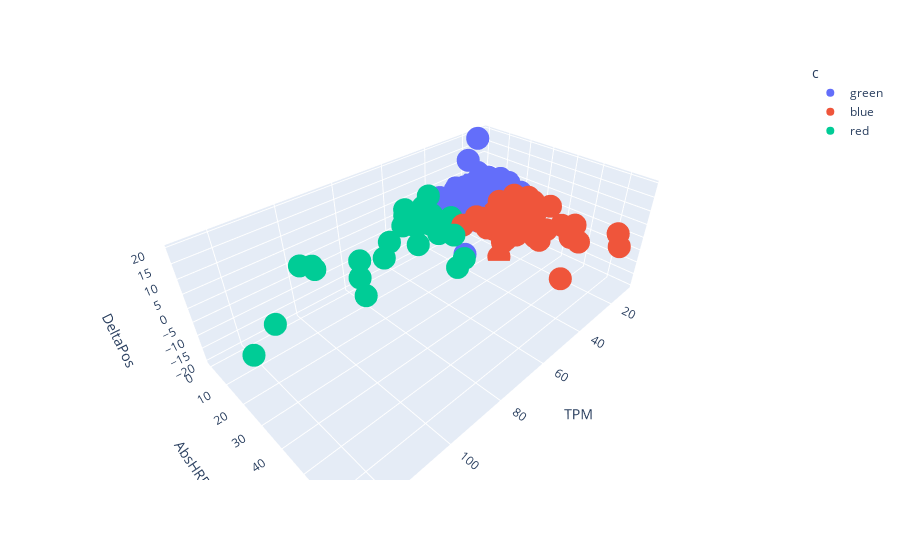

Here is the notebook cell this chart was saved with:
### Code cell
Delta_HR_pos = ncdf[['AbsHRBefore','DeltaPos','TPM']]
k_optimal = KMeans(n_clusters = 3, init = 'k-means++', random_state = 42)
k_optimal.fit(Delta_HR_pos)
#fit the model using kmeans, evaluated using the optimal number of clusters
Delta_HR_pos['cluster'] = k_optimal.fit_predict(Delta_HR_pos)
#we use the cluster_centers_ to find the centroids of the clusters, repsentented as triangles in the figure
centroids = k_optimal.cluster_centers_

cen_x = [i[0] for i in centroids] 
cen_y = [i[1] for i in centroids]
cen_z = [i[2] for i in centroids]

# Delta_HR_pos['cen_x'] = Delta_HR_pos.cluster.map({0:cen_x[0], 1:cen_x[1], 2:cen_x[2]})
# Delta_HR_pos['cen_y'] = Delta_HR_pos.cluster.map({0:cen_y[0], 1:cen_y[1], 2:cen_y[2]})
# Delta_HR_pos['cen_z'] = Delta_HR_pos.cluster.map({0:cen_y[0], 1:cen_y[1], 2:cen_y[2]})

colors = ['red', 'green', 'blue']
Delta_HR_pos['c'] = Delta_HR_pos.cluster.map({0:colors[0], 1:colors[1], 2:colors[2]})
# plt.scatter(Delta_HR_pos.AbsHRBefore, Delta_HR_pos.DeltaPos, c=Delta_HR_pos.c, alpha = 0.5, s=60)
# plt.scatter(cen_x, cen_y, marker='^', c=colors, s=150)
# fig = plt.figure(figsize=(26,6))
# ax = fig.add_subplot(131, projection='3d')
# ax.scatter(Delta_HR_pos.AbsHRBefore, Delta_HR_pos.DeltaPos, Delta_HR_pos.Time, c=Delta_HR_pos.c, s=15)
# ax.set_xlabel('Attack')
# ax.set_ylabel('Defense')
# ax.set_zlabel('HP')
# plt.show()
import plotly.express as px
fig = px.scatter_3d(Delta_HR_pos, x='TPM', y='AbsHRBefore', z='DeltaPos', color = Delta_HR_pos.c)
fig.show()

### Figure 1 — Plotly figure (JSON) as saved in the notebook; plotly's stock layout.template omitted (floating-point values rounded to 4 significant figures; data arrays with more than 128 entries replaced by an {"elided": "..."} marker saying what was removed)
{"data": [{"hovertemplate": "c=green<br>TPM=%{x}<br>AbsHRBefore=%{y}<br>DeltaPos=%{z}<extra></extra>", "legendgroup": "green", "marker": {"color": "#636efa", "symbol": "circle"}, "mode": "markers", "name": "green", "scene": "scene", "showlegend": true, "type": "scatter3d", "x": {"elided": "173 float values"}, "y": {"elided": "173 int values"}, "z": {"elided": "173 float values"}}, {"hovertemplate": "c=blue<br>TPM=%{x}<br>AbsHRBefore=%{y}<br>DeltaPos=%{z}<extra></extra>", "legendgroup": "blue", "marker": {"color": "#EF553B", "symbol": "circle"}, "mode": "markers", "name": "blue", "scene": "scene", "showlegend": true, "type": "scatter3d", "x": [39.0, 22.1, 34.0, 29.2, 15.9, 19.3, 17.7, 40.8, 16.2, 44.3, 28.3, 17.1, 35.5, 47.2, 10.6, 18.4, 19.5, 13, 27.9, 18.8, 18.5, 38.4, 33.3, 12.8, 27.1, 23.3, 28.6, 21.8, 26, 25, 27.5, 18.5, 21, 11.1, 19.9, 37.5, 15.6, 23.4, 15, 36.1, 38.5, 26.1, 22.3, 43.5, 15.6, 20.3, 33.7, 18.6, 31.8, 22.1, 34.0, 29.2, 15.9, 19.3, 25.6, 24.2, 14.2, 11.5, 12], "y": [22, 26, 31, 41, 28, 28, 23, 29, 25, 21, 22, 22, 22, 63, 24, 26, 45, 24, 28, 28, 22, 24, 36, 28, 36, 32, 22, 35, 22, 52, 44, 32, 34, 62, 67, 48, 32, 22, 28, 20, 30, 24, 29, 38, 48, 48, 32, 52, 34, 26, 31, 41, 28, 28, 24, 31, 26, 25, 35], "z": [1.06, 0.08, -1.31, -2.21, 0.05, 2.7, 1.94, 1.19, 0.96, 0.47, -0.47, 2.65, 0.15, 0.6, 0.17, 0.14, 0.09, -0.04, 0.31, -0.35, 0, 0.51, -1.84, 0.58, -0.25, 0.26, -0.27, 0.67, 3.36, 0.54, 1.17, 0.1, 0.85, 0.32, 1.34, 3.16, -0.13, -0.33, 0.06, 0.15, 0.13, -19.92, -0.71, 0.67, -0.21, -0.08, -5.23, -4.13, 0.11, -0.13, -1.07, -1.91, 0.05, 2.78, 0.75, 0.53, 1.17, -0.16, 0.95]}, {"hovertemplate": "c=red<br>TPM=%{x}<br>AbsHRBefore=%{y}<br>DeltaPos=%{z}<extra></extra>", "legendgroup": "red", "marker": {"color": "#00cc96", "symbol": "circle"}, "mode": "markers", "name": "red", "scene": "scene", "showlegend": true, "type": "scatter3d", "x": [93.6, 88.5, 75.8, 52, 82.5, 49.1, 54.3, 44.5, 50.9, 43, 52.5, 58.9, 53.5, 55, 98, 53.9, 95.5, 52, 63.7, 51.3, 95.3, 46.8, 53.2, 52.7, 68.5, 54.6, 49.1, 54.3, 51.4, 127.3, 112.2, 64], "y": [3, 20, 16, 29, 12, 2, 2, 4, 4, 14, 13, 6, 1, 3, 2, 6, 5, 24, 19, 5, 32, 8, 18, 10, 10, 10, 2, 2, 4, 28, 8, 37], "z": [-2.84, 0.04, -0.75, -6.05, -0.51, -0.64, 3.09, 5.7, -0.51, 0.16, 0.92, -0.01, 0, 0.3, 0.22, 0.3, 0.4, 1.01, 0.24, -1.68, 3.71, 0.5, -0.46, 6.7, -0.68, 0.55, -0.53, 3.09, -3.87, 0.72, -11.09, 0.14]}], "layout": {"legend": {"title": {"text": "c"}, "tracegroupgap": 0}, "margin": {"t": 60}, "scene": {"domain": {"x": [0, 1], "y": [0, 1]}, "xaxis": {"title": {"text": "TPM"}}, "yaxis": {"title": {"text": "AbsHRBefore"}}, "zaxis": {"title": {"text": "DeltaPos"}}}}}
